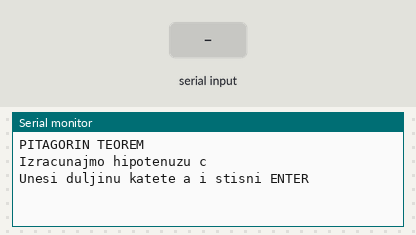
Simulated run of this sketch. Board: Arduino Nano, built with avr-gcc and run on an emulated ATmega328P. On the bench: the last lines printed to the serial monitor. Inputs (shaded band) come from the test bench.

Above: at 1.2 s.
1.3 s: "90,45\n" received over Serial
At 1.39 s:
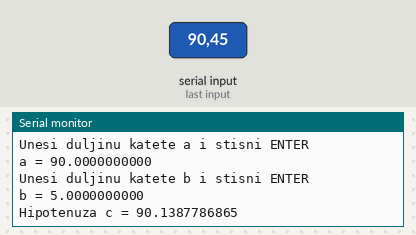
2.8 s: "30,150\n" received over Serial
At 3.9 s:
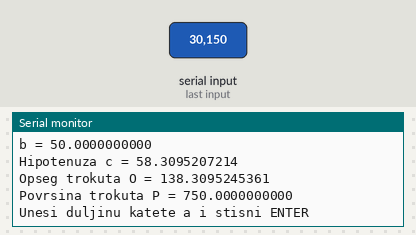

The sketch:

serial-math.ino
```cpp
/* Right Triangle - User Interactive via Serial Terminal
   M. Ray Burnette 20130125
   Arduino Nano 328P target processor
   Binary sketch size: 5,184 bytes (of a 30,720 byte maximum)
*/

#include "math.h"               // include the Math Library

float a;
float b;
float c;
float O;
float P;
char junk = ' ';


void setup()                    // run once, when the sketch starts
{
  Serial.begin(9600);           // set up Serial library at 9600 bps

  Serial.println("PITAGORIN TEOREM");
  Serial.println("");
  Serial.println("Izracunajmo hipotenuzu c");
  Serial.println("");

  Serial.flush();
}

void loop()
{
  Serial.println("Unesi duljinu katete a i stisni ENTER");
  while (Serial.available() == 0) ;  // Wait here until input buffer has a character
  {
      //Kateta a
    a = Serial.parseFloat();        // new command in 1.0 forward
    Serial.print("a = "); Serial.println(a, DEC);

    while (Serial.available() > 0)  // .parseFloat() can leave non-numeric characters
    { junk = Serial.read() ; }      // clear the keyboard buffer
  }

  Serial.println("Unesi duljinu katete b i stisni ENTER");
  while (Serial.available() == 0) ;
  {
      //Kateta b
    b = Serial.parseFloat();
    Serial.print("b = "); Serial.println(b, DEC);
    while (Serial.available() > 0)
    { junk = Serial.read() ; }

    c = sqrt (float( a*a + b*b ));
    O = a + b + c;
    P = (a * b)/2;

    Serial.print("Hipotenuza c = ");
    Serial.println(c, DEC); Serial.println();
    Serial.print("Opseg trokuta O = ");
    Serial.println(O, DEC); Serial.println();
    Serial.print("Povrsina trokuta P = ");
    Serial.println(P, DEC); Serial.println();
  }
}
```

Measured:
- after the input at 1.3 s, the serial monitor: prints a new line at once (image 1)
- after the input at 2.8 s, the serial monitor: prints a new line at once (image 2)
